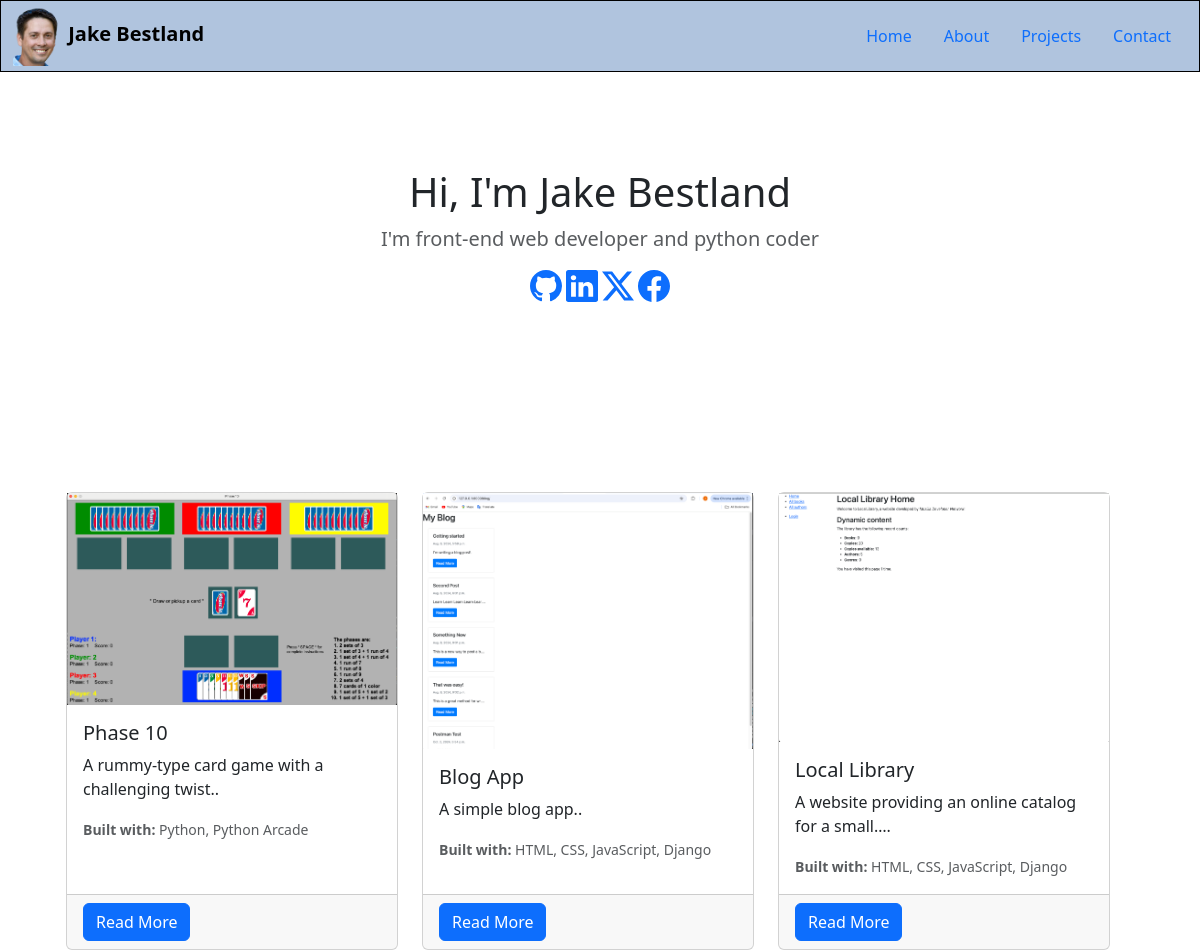
The page / on the database its author committed.
### projects/models.py (models this page shows, shortened)
class Project(models.Model):
    title = models.CharField(max_length=100)
    description = models.TextField()
    skill = models.ManyToManyField(Skill, help_text="Select a skill used for this project.")
    slug = models.SlugField(unique=True, null=True, blank=True)
    preview_image = models.ImageField(upload_to='images/previews/', null=True, blank=True)
    animated_gif = models.ImageField(upload_to='images/gifs/', null=True, blank=True)
    link = models.URLField(null=True, blank=True)
    highlight = models.BooleanField(default=False)
    def display_skill(self):
        """Create a string for the Skill.  This is required to display the skill in Admin."""
        return ', '.join(skill.name for skill in self.skill.all())
    display_skill.short_description = 'Skill'

class Skill(models.Model):
    name = models.CharField(max_length=100, unique=True)
    def __str__(self):
        return self.name
    class Meta:
        constraints = [
            UniqueConstraint(
                Lower('name'),
                name='skill_name_case_insensitive_unique',
                violation_error_message= "Skill already exists (case insensitive match)"
            ),
        ]

### projects/views.py (the view)
# urls.py: path('', views.homepage, name='homepage'),
def homepage(request):
    projects = Project.objects.all()
    return render(request, 'projects/homepage.html', {'projects': projects})

### projects/templates/projects/homepage.html (shortened to what this page needs)
{% extends "base.html" %}
{% load static %}
{% block content %}
<section class="py-5 text-center container">
    <div class="row py-lg-5">
        <div class="col-lg-6 col-md-8 mx-auto">
            <h1 class="fw-light">Hi, I'm Jake Bestland</h1>
            <p class="lead text-body-secondary">I'm front-end web developer and python coder</p>
            <p>
            <a class="icon-link icon-link-hover" style="--bs-icon-link-transform: translate3d(0, -.125rem, 0);" href="https://github.com/jake-bestland">
            </a>
            <a class="icon-link icon-link-hover" style="--bs-icon-link-transform: translate3d(0, -.125rem, 0);" href="https://www.linkedin.com/in/jake-b-a2ab15266/">
            </a>
            <a class="icon-link icon-link-hover" style="--bs-icon-link-transform: translate3d(0, -.125rem, 0);" href="https://x.com/worstwater">
                <svg xmlns="http://www.w3.org/2000/svg" width="16" height="16" fill="currentColor" class="bi bi-twitter-x fs-2" viewBox="0 0 16 16">
                    <path d="M12.6.75h2.454l-5.36 6.142L16 15.25h-4.937l-3.867-5.07-4.425 5.07H.316l5.733-6.57L0 .75h5.063l3.495 4.633L12.601.75Zm-.86 13.028h1.36L4.323 2.145H2.865z"/>
                  </svg>
            </a>
            <a class="icon-link icon-link-hover" style="--bs-icon-link-transform: translate3d(0, -.125rem, 0);" href="https://www.facebook.com/jake.bestland/">
            </a>
            </p>
        </div>
    </div>
</section>
<br>
<div class="container">
    <div class="row align-items-end">
        <div class="row justify-content-evenly">
            <div class="row row-cols-1 row-cols-md-3 g-4">
            {% for project in projects %}
                {% if project.highlight %}
                    <div class="col">
                        <div class="card h-100">
                            <div class="gif-container d-inline-block">
                                <img src="{{ project.preview_image.url }}" class="img-fluid preview" alt="Static Preview" width="100%" height="300px">
                            </div>
                            <div class="card-body">
                                <h5 class="card-title">{{ project.title }}</h5>
                                <p class="card-text">{{ project.description|capfirst|truncatechars:50 }}.</p>
                                <p class="card-text"><small class="text-body-secondary"><strong>Built with: </strong>{{ project.skill.all|join:", " }}</small></p>
                            </div>
                            <div class="card-footer">
                                <a href="{% url 'projects:project_detail' project.slug %}" class="btn btn-primary">Read More</a>
                            </div>
                        </div>
                    </div>
                {% endif %}
            {% endfor %}
            </div>
        </div>
    </div>
</div>
{% endblock %}

### projects/static/css/homepage.css (style rules this page uses)
.gif-container img.preview { display: block; }

### projects/templates/base.html (style rules this page uses)
.gif-container img.preview { display: block; }

### rows shown on the page
Project: preview_image (picture), title "Phase 10", description "A rummy-type card game with a challenging twist.", skill.all "Python, Python Arcade"
Project: preview_image (picture), title "Blog App", description "A simple blog app.", skill.all "HTML, CSS, JavaScript, Django"
Project: preview_image (picture), title "Local Library", description "A website providing an online catalog for a small…", skill.all "HTML, CSS, JavaScript, Django"
